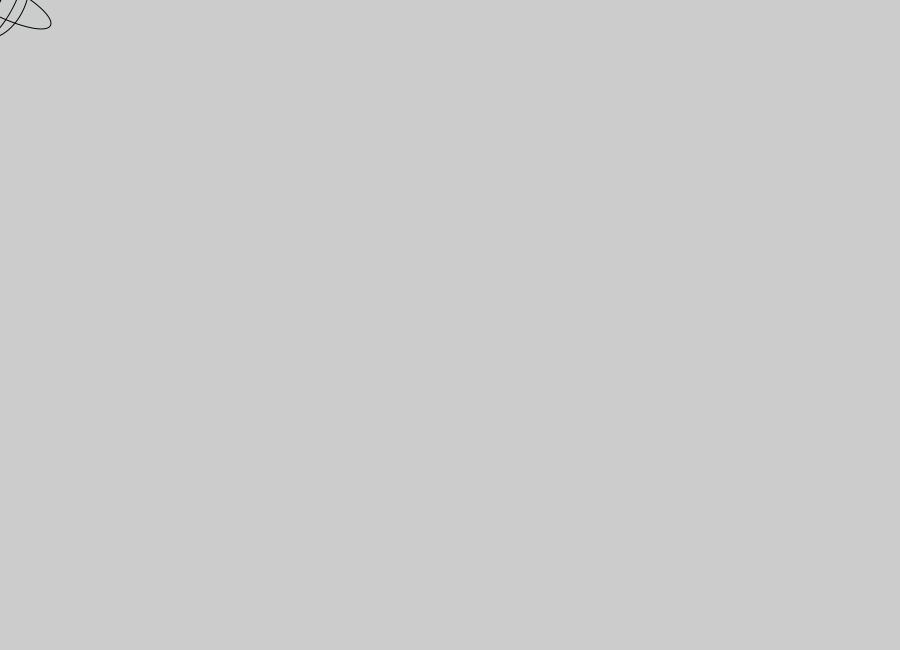
Frame 1 (no input)
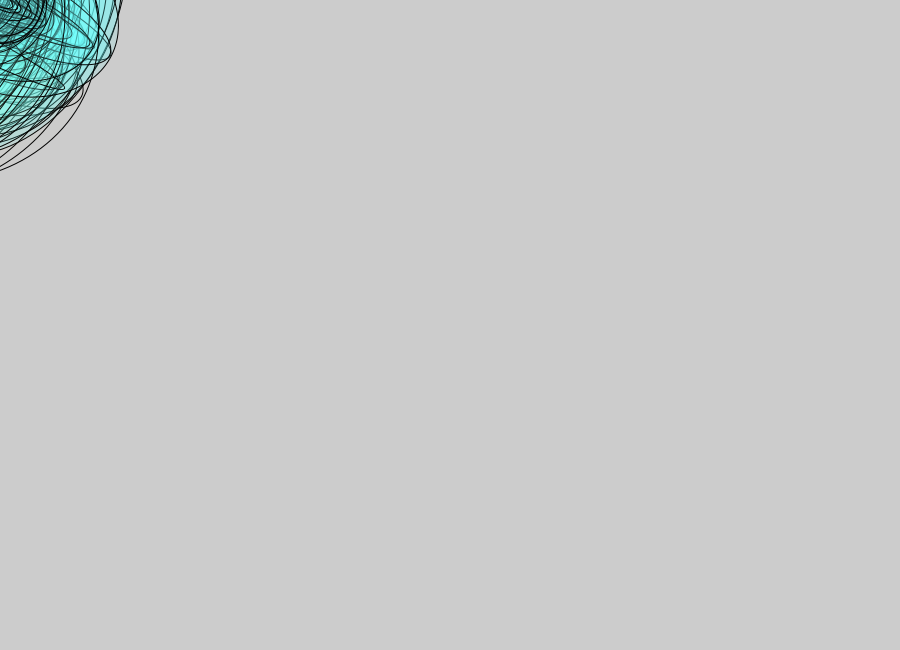
Frame 60 (the mouse pressed at the canvas centre just before this capture)
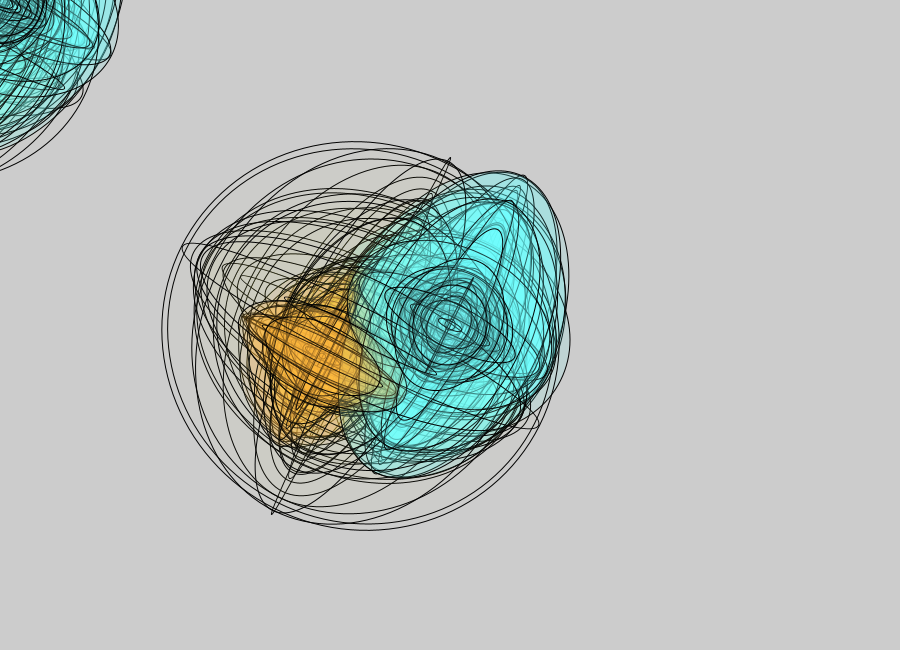
Frame 120 (the mouse held since frame 60 and released just before this capture)

The Processing sketch that drew these frames (run headless with seeded random() and noise(); from frame 60 on, the mouse is pressed at the canvas centre):

// Processing sketch: processing_22257
// ── processing_22257.pde

float angle = 0.0;


void setup() {
  size(900,650);
  smooth();
}

void draw() {
  translate(mouseX,mouseY);
  rotate(90);

 
 fill(92,161,216,0.9999999999999999999999999999);
  ellipse(random(X),random(Y),random(120),random(120));
  
  fill(250,250,177,0.999999999999999);
  ellipse(random(X),random(Y),random(100),random(100));

fill(250,250,177,0.9999999999999);
ellipse(random(X),random(Y),random(150),random(150));

fill(77,185,165,0.99999999999999999);
ellipse(random(X),random(Y),random(120),random(120));

fill(252,173,54,29);
ellipse(85,100,random(200),random(200));

fill(255,255,108,2);
ellipse(50,75,random(400),random(400));

{
fill(108,277,255,35);
ellipse(random(X),random(Y),random(350),random(250));
}

  angle += 0.1;
}

                
                                
